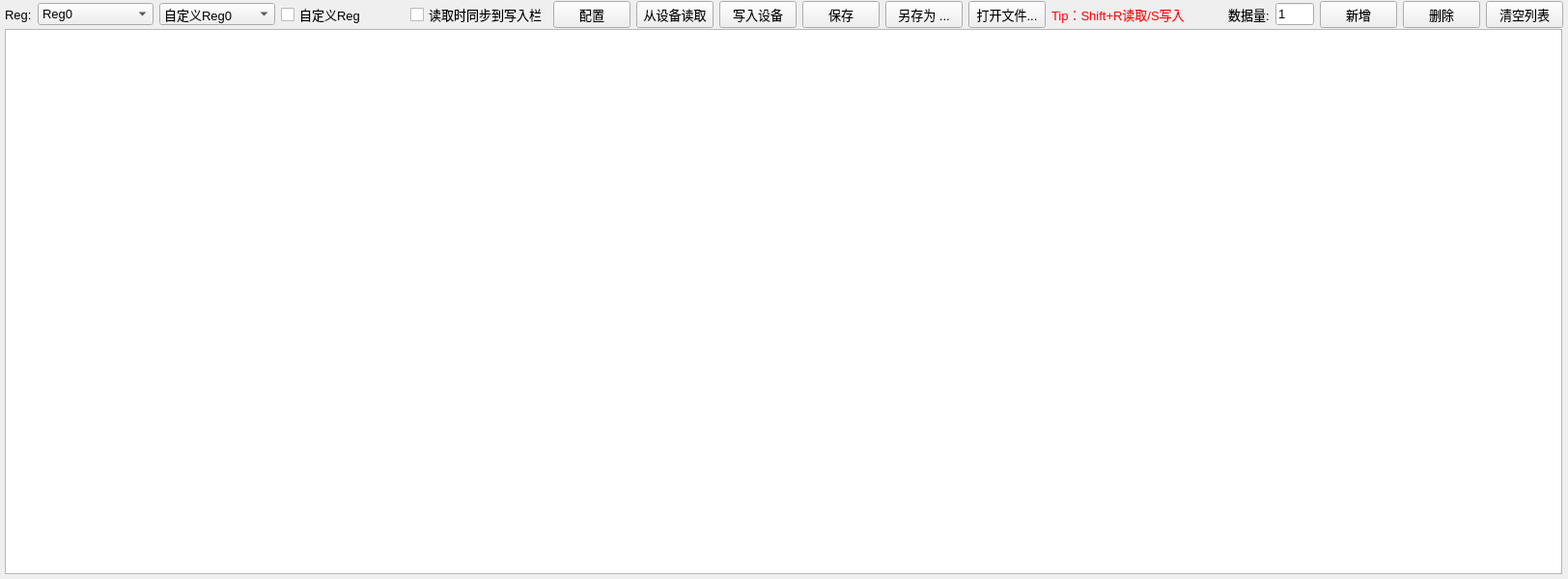
<?xml version="1.0" encoding="UTF-8"?>
<ui version="4.0">
 <class>FrameRegManager</class>
 <widget class="QFrame" name="FrameRegManager">
  <property name="geometry">
   <rect>
    <x>0</x>
    <y>0</y>
    <width>1624</width>
    <height>600</height>
   </rect>
  </property>
  <property name="font">
   <font>
    <pointsize>10</pointsize>
    <bold>false</bold>
   </font>
  </property>
  <property name="focusPolicy">
   <enum>Qt::FocusPolicy::StrongFocus</enum>
  </property>
  <property name="windowTitle">
   <string>Frame</string>
  </property>
  <layout class="QVBoxLayout" name="verticalLayout">
   <property name="spacing">
    <number>0</number>
   </property>
   <property name="leftMargin">
    <number>5</number>
   </property>
   <property name="topMargin">
    <number>0</number>
   </property>
   <property name="rightMargin">
    <number>5</number>
   </property>
   <property name="bottomMargin">
    <number>5</number>
   </property>
   <item>
    <layout class="QHBoxLayout" name="horizontalLayout_2">
     <property name="spacing">
      <number>6</number>
     </property>
     <item>
      <widget class="QLabel" name="label_1">
       <property name="text">
        <string>Reg:</string>
       </property>
      </widget>
     </item>
     <item>
      <widget class="QComboBox" name="comboBoxReg">
       <property name="minimumSize">
        <size>
         <width>120</width>
         <height>0</height>
        </size>
       </property>
       <property name="maximumSize">
        <size>
         <width>150</width>
         <height>16777215</height>
        </size>
       </property>
       <property name="currentIndex">
        <number>0</number>
       </property>
       <property name="maxVisibleItems">
        <number>20</number>
       </property>
       <item>
        <property name="text">
         <string>Reg0</string>
        </property>
       </item>
       <item>
        <property name="text">
         <string>Reg1</string>
        </property>
       </item>
       <item>
        <property name="text">
         <string>Reg2</string>
        </property>
       </item>
       <item>
        <property name="text">
         <string>Reg3</string>
        </property>
       </item>
       <item>
        <property name="text">
         <string>Reg4</string>
        </property>
       </item>
       <item>
        <property name="text">
         <string>Reg5</string>
        </property>
       </item>
       <item>
        <property name="text">
         <string>Reg6</string>
        </property>
       </item>
       <item>
        <property name="text">
         <string>Reg7</string>
        </property>
       </item>
       <item>
        <property name="text">
         <string>Reg9</string>
        </property>
       </item>
      </widget>
     </item>
     <item>
      <widget class="QComboBox" name="comboBoxRegEx">
       <property name="minimumSize">
        <size>
         <width>120</width>
         <height>0</height>
        </size>
       </property>
       <property name="maximumSize">
        <size>
         <width>150</width>
         <height>16777215</height>
        </size>
       </property>
       <property name="currentIndex">
        <number>0</number>
       </property>
       <property name="maxVisibleItems">
        <number>20</number>
       </property>
       <item>
        <property name="text">
         <string>自定义Reg0</string>
        </property>
       </item>
       <item>
        <property name="text">
         <string>自定义Reg1</string>
        </property>
       </item>
       <item>
        <property name="text">
         <string>自定义Reg2</string>
        </property>
       </item>
       <item>
        <property name="text">
         <string>自定义Reg3</string>
        </property>
       </item>
       <item>
        <property name="text">
         <string>自定义Reg4</string>
        </property>
       </item>
      </widget>
     </item>
     <item>
      <widget class="QCheckBox" name="checkBoxShowRegEx">
       <property name="text">
        <string>自定义Reg</string>
       </property>
      </widget>
     </item>
     <item>
      <spacer name="horizontalSpacer_2">
       <property name="orientation">
        <enum>Qt::Orientation::Horizontal</enum>
       </property>
       <property name="sizeType">
        <enum>QSizePolicy::Policy::Fixed</enum>
       </property>
       <property name="sizeHint" stdset="0">
        <size>
         <width>40</width>
         <height>20</height>
        </size>
       </property>
      </spacer>
     </item>
     <item>
      <widget class="QCheckBox" name="checkBoxSyncRead">
       <property name="text">
        <string>读取时同步到写入栏</string>
       </property>
      </widget>
     </item>
     <item>
      <widget class="QPushButton" name="pushButtonSetting">
       <property name="cursor">
        <cursorShape>PointingHandCursor</cursorShape>
       </property>
       <property name="focusPolicy">
        <enum>Qt::FocusPolicy::NoFocus</enum>
       </property>
       <property name="text">
        <string>配置</string>
       </property>
      </widget>
     </item>
     <item>
      <widget class="QPushButton" name="pushButtonRead">
       <property name="cursor">
        <cursorShape>PointingHandCursor</cursorShape>
       </property>
       <property name="focusPolicy">
        <enum>Qt::FocusPolicy::NoFocus</enum>
       </property>
       <property name="text">
        <string>从设备读取</string>
       </property>
      </widget>
     </item>
     <item>
      <widget class="QPushButton" name="pushButtonWrite">
       <property name="cursor">
        <cursorShape>PointingHandCursor</cursorShape>
       </property>
       <property name="focusPolicy">
        <enum>Qt::FocusPolicy::NoFocus</enum>
       </property>
       <property name="text">
        <string>写入设备</string>
       </property>
      </widget>
     </item>
     <item>
      <widget class="QPushButton" name="pushButtonSave">
       <property name="cursor">
        <cursorShape>PointingHandCursor</cursorShape>
       </property>
       <property name="focusPolicy">
        <enum>Qt::FocusPolicy::NoFocus</enum>
       </property>
       <property name="text">
        <string>保存</string>
       </property>
      </widget>
     </item>
     <item>
      <widget class="QPushButton" name="pushButtonSaveAs">
       <property name="cursor">
        <cursorShape>PointingHandCursor</cursorShape>
       </property>
       <property name="focusPolicy">
        <enum>Qt::FocusPolicy::NoFocus</enum>
       </property>
       <property name="text">
        <string>另存为 ...</string>
       </property>
      </widget>
     </item>
     <item>
      <widget class="QPushButton" name="pushButtonLoad">
       <property name="cursor">
        <cursorShape>PointingHandCursor</cursorShape>
       </property>
       <property name="focusPolicy">
        <enum>Qt::FocusPolicy::NoFocus</enum>
       </property>
       <property name="text">
        <string>打开文件...</string>
       </property>
      </widget>
     </item>
     <item>
      <widget class="QLabel" name="labelQuickTip">
       <property name="styleSheet">
        <string notr="true">color: rgb(255, 0, 0);</string>
       </property>
       <property name="text">
        <string>Tip：Shift+R读取/S写入</string>
       </property>
      </widget>
     </item>
     <item>
      <spacer name="horizontalSpacer">
       <property name="orientation">
        <enum>Qt::Orientation::Horizontal</enum>
       </property>
       <property name="sizeHint" stdset="0">
        <size>
         <width>40</width>
         <height>30</height>
        </size>
       </property>
      </spacer>
     </item>
     <item>
      <widget class="QLabel" name="label_3">
       <property name="text">
        <string>数据量:</string>
       </property>
      </widget>
     </item>
     <item>
      <widget class="QLineEdit" name="lineEditAddCount">
       <property name="minimumSize">
        <size>
         <width>40</width>
         <height>0</height>
        </size>
       </property>
       <property name="maximumSize">
        <size>
         <width>40</width>
         <height>16777215</height>
        </size>
       </property>
       <property name="inputMask">
        <string notr="true"/>
       </property>
       <property name="text">
        <string>1</string>
       </property>
       <property name="maxLength">
        <number>1000</number>
       </property>
      </widget>
     </item>
     <item>
      <widget class="QPushButton" name="pushButtonAdd">
       <property name="cursor">
        <cursorShape>PointingHandCursor</cursorShape>
       </property>
       <property name="focusPolicy">
        <enum>Qt::FocusPolicy::NoFocus</enum>
       </property>
       <property name="toolTip">
        <string>按住Ctrl键可插入</string>
       </property>
       <property name="text">
        <string>新增</string>
       </property>
      </widget>
     </item>
     <item>
      <widget class="QPushButton" name="pushButtonDelete">
       <property name="cursor">
        <cursorShape>PointingHandCursor</cursorShape>
       </property>
       <property name="focusPolicy">
        <enum>Qt::FocusPolicy::NoFocus</enum>
       </property>
       <property name="text">
        <string>删除</string>
       </property>
      </widget>
     </item>
     <item>
      <widget class="QPushButton" name="pushButtonClear">
       <property name="focusPolicy">
        <enum>Qt::FocusPolicy::NoFocus</enum>
       </property>
       <property name="text">
        <string>清空列表</string>
       </property>
      </widget>
     </item>
    </layout>
   </item>
   <item>
    <layout class="QHBoxLayout" name="horizontalLayout" stretch="1,0">
     <item>
      <widget class="QTableView" name="tableView">
       <property name="sizePolicy">
        <sizepolicy hsizetype="Preferred" vsizetype="Preferred">
         <horstretch>0</horstretch>
         <verstretch>0</verstretch>
        </sizepolicy>
       </property>
       <property name="font">
        <font>
         <pointsize>10</pointsize>
         <bold>false</bold>
        </font>
       </property>
       <property name="focusPolicy">
        <enum>Qt::FocusPolicy::NoFocus</enum>
       </property>
       <property name="selectionBehavior">
        <enum>QAbstractItemView::SelectionBehavior::SelectRows</enum>
       </property>
       <attribute name="horizontalHeaderHighlightSections">
        <bool>false</bool>
       </attribute>
       <attribute name="verticalHeaderHighlightSections">
        <bool>false</bool>
       </attribute>
      </widget>
     </item>
     <item>
      <spacer name="verticalSpacer">
       <property name="orientation">
        <enum>Qt::Orientation::Vertical</enum>
       </property>
       <property name="sizeHint" stdset="0">
        <size>
         <width>1</width>
         <height>40</height>
        </size>
       </property>
      </spacer>
     </item>
    </layout>
   </item>
  </layout>
 </widget>
 <resources/>
 <connections/>
</ui>
